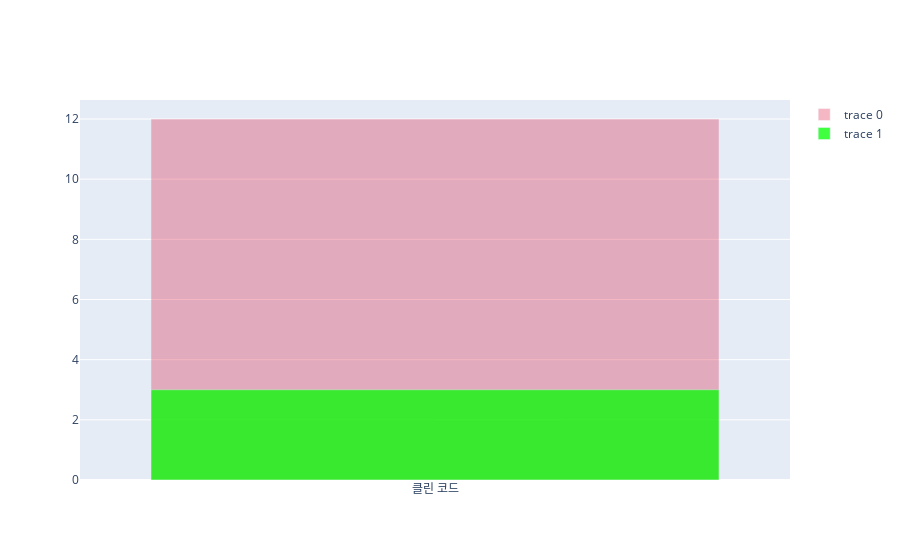

Write notebook code for a chart like this one.
### Markdown cell above
### 3. 무한 루프로 계속해서 실시간으로 입력을 받고 업데이트하기 - 루프 탈출은 : 유저가 그만하겠다고 할 때

### Code cell
while True:
    
    # 유저에게 과
    print()
    print([i for i in time_dict.keys()], " in option.")
    subject = input("which subject did you do?")
    
    # 과목명이 기존 리스트 대비 잘못 입력받을 경우 다시 물어보기
    while subject not in [i for i in time_dict.keys()]:
        subject = input('please submit subject name in the right from : ', [i for i in time_dict.keys()])
    
    # 잘 입력 받을 경우

    # 1). get User page turning input
    completed_page = int(input("how many units(pages, blocks) done for the {} ? : ".format(subject)))
                
    # 2). 뽀모도로 카운트들을 업데이트 하기
    if totalPomodoro == 0:
         totalCommit = 1
    else:
         totalCommit = totalPomodoro + 1
            
    # 3). DB에 작성할 현재 날짜-시간 가져오기 
    timeForPageTrackingDb = datetime.datetime.now()
    timeForPageTrackingDb = '20' + timeForPageTrackingDb.strftime("%y-%m-%d %H:%M:%S")
        
    # 4). DB에 작성하기 (테이블 없으면 생성후 작성 )
    c.execute(
        "CREATE TABLE IF NOT EXISTS MyProgress( timeForPageTrackingDb TEXT, subject TEXT, totalCommit INTEGER, completed_page INTEGER )"
    )
    c.execute("INSERT INTO MyProgress VALUES(?,?,?,?)",
        (timeForPageTrackingDb, subject, totalCommit , completed_page))
        
    
    # 커밋받은 것에 따라 진행 상황을 => 데이터 시각화
    original_pages = time_dict[subject]
    updated_pages = [(original_pages[0] + completed_page), original_pages[1]]
    time_dict[subject] = updated_pages
    updated_dataframe = pd.DataFrame.from_dict(time_dict,orient = 'index', columns=['succeed', 'duty'])
    
    # 커밋 횟수 업데이트
    commit_count += 1
    
    # 업데이트된 데이터 프레임
    updated_dataframe['subject'] = updated_dataframe.index
    udf = updated_dataframe
    
    fig = {
        'data': [ 
                 go.Bar(x=udf['subject'], y= udf['duty'], marker_color='crimson', opacity= 0.3),
                 go.Bar(x=udf['subject'], y= udf['succeed'], marker_color='lime', opacity = 0.75)
        ],
        'layout': go.Layout(barmode='overlay')}

    # 플랏을 렌더링하기
    print("\n{}번째 커밋 : ".format(commit_count), datetime.datetime.now().strftime('%H:%M:%S'), end = '')
    iplot(fig, show_link=False)
    
    
    # 뽀모도로 업데이트 함수 호출 - 4단위마다 음악 재생
    pomodoro_update()
    
    # [종료 or 계속] 유저에게 프로그램을 종료할 것인지 물어보기
    answer = input("오늘이 모이고 모여 내일이 됩니다. 계속사히렵니까? [y]/ n")
    while answer not in ['y', 'n']:
        answer = input("Dylan answer again. go on or stop? [y]/ n")
        
    if answer == "n":
        break
        
    else:
        commit_count += 1
        if pomodoro == 0:
            pygame.mixer.music.fadeout(60)
            pygame.quit()
        continue
        
        
# page tracker db close        
conn.close()

# make daily report
print("\n\n\n수고하셨습니다.\n오늘의 총 커밋 횟수 : {}".format(commit_count))
print('20'+datetime.datetime.now().strftime('%y년 %m월 %d일 요약'), end='')
iplot(fig, show_link=False)

### Figure 1 — Plotly figure (JSON) as saved in the notebook; plotly's stock layout.template omitted (floating-point values rounded to 4 significant figures)
{"data": [{"marker": {"color": "crimson"}, "opacity": 0.3, "type": "bar", "x": ["클린 코드"], "y": [12]}, {"marker": {"color": "lime"}, "opacity": 0.75, "type": "bar", "x": ["클린 코드"], "y": [3]}], "layout": {"barmode": "overlay"}}
